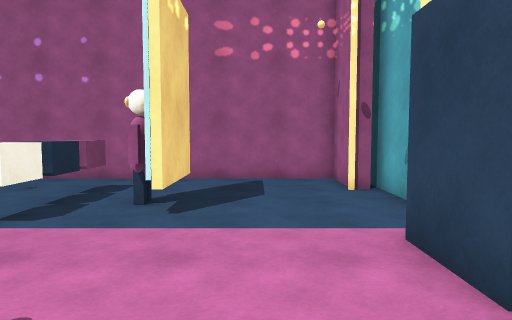
view 1 (above)

12 first-person views from a walk through a scene from a Unity 3-D project. The camera is 1.5 m above the floor, tilts 4° down and sees 70° across. The floor is counted in squares, 1 m on a side. Each view is taken from the middle of a square. On the plan, view 1 faces up. The plan holds only what a view shows up to about 16 squares ahead; the rest is blank. The player is left out.

view 2
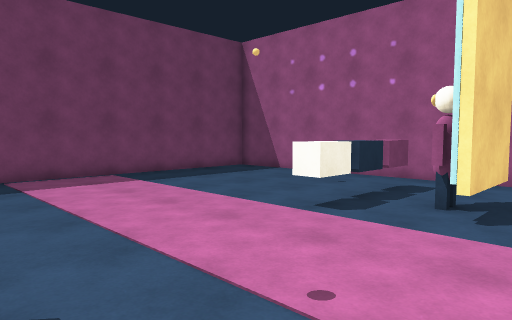

view 3
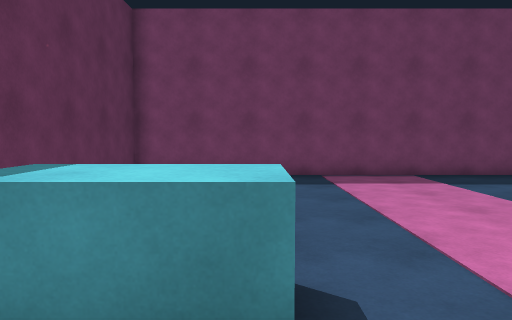

view 4
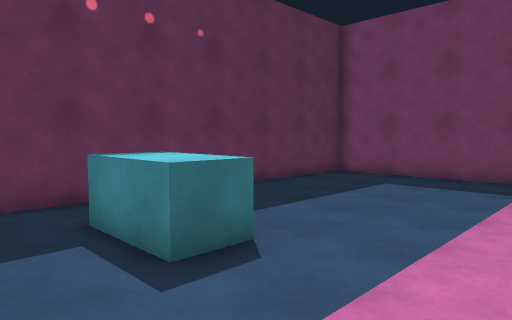

view 5
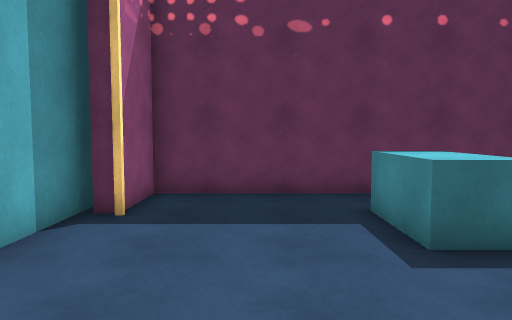

view 6
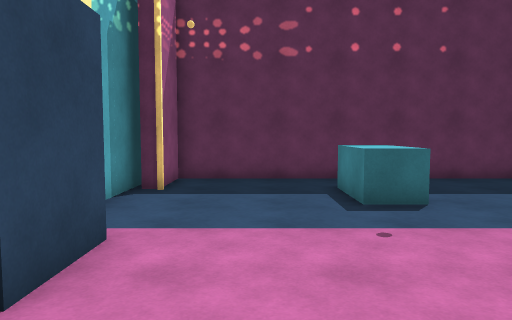

view 7
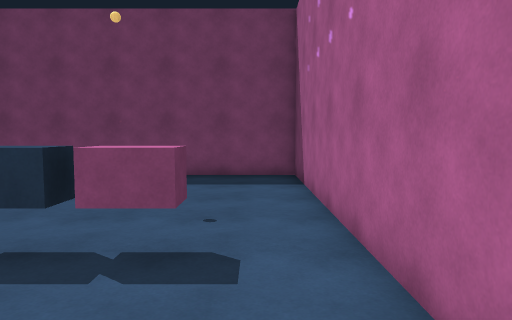

view 8
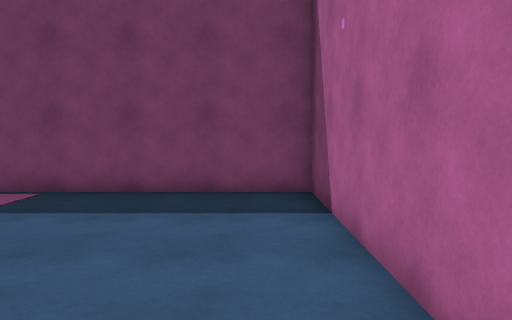

view 9
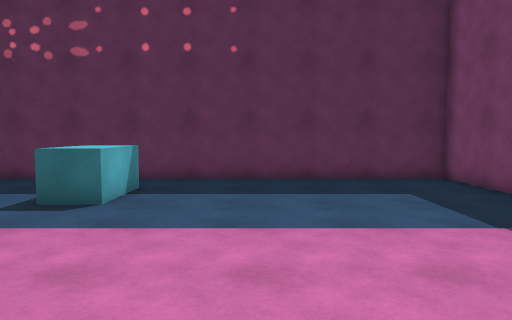

view 10
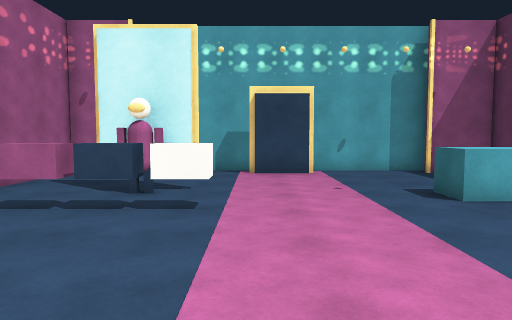

view 11
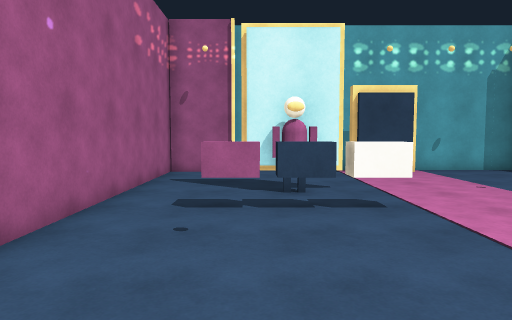

view 12
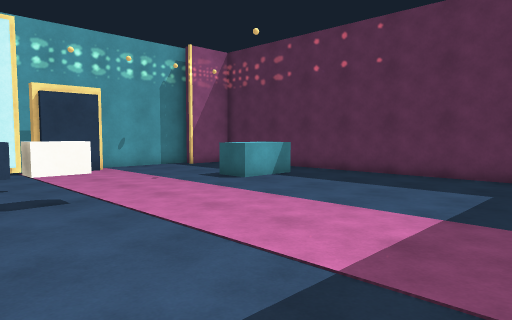

### Floor plan
Key: @ floor where view 1 was taken; # wall or solid block; . floor; O other object.
Columns run from 14 left of view 1 to 4 right of it. Each row starts with its distance up from view 1.
 13 ##################
 12 #................#
 11 #................#
 10 #........OO......##
  9 #........OO.#.....#
  8 #........OOOO.....#
  7 #........OO.#.....#
  6 #........OO.......#
  5 #...............###
  4 #...............#
  3 #...............###
  2 #.................#
  1 #.................#
  0 #.........OOO.@...#
 -1 #.........OOO.....#
 -2 #.........OOO....##
 -3 #................#
 -4 #................#
 -5 ##################

Positions as (right, up) in squares from view 1, and headings:
1: (0, 0), facing up
2: (0, 0), facing up-left
3: (0, 0), facing left
4: (0, 4), facing down-left
5: (0, 5), facing down
6: (0, 8), facing down
7: (0, 11), facing left
8: (-4, 11), facing left
9: (-7, 8), facing down
10: (-12, 5), facing right
11: (-12, 9), facing right
12: (-13, 9), facing down-right
